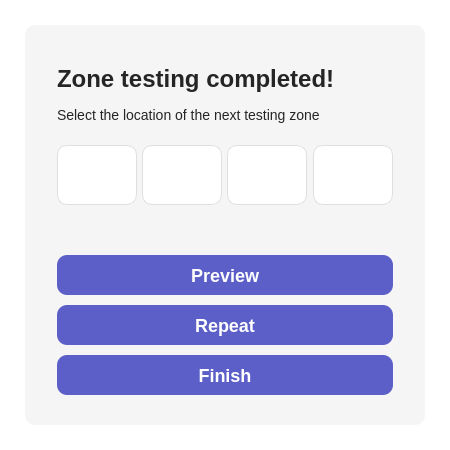
<?xml version="1.0" encoding="UTF-8"?>
<ui version="4.0">
 <class>TrajectoryDialog</class>
 <widget class="QDialog" name="TrajectoryDialog">
  <property name="geometry">
   <rect>
    <x>0</x>
    <y>0</y>
    <width>450</width>
    <height>450</height>
   </rect>
  </property>
  <property name="sizePolicy">
   <sizepolicy hsizetype="Preferred" vsizetype="Preferred">
    <horstretch>0</horstretch>
    <verstretch>0</verstretch>
   </sizepolicy>
  </property>
  <property name="minimumSize">
   <size>
    <width>450</width>
    <height>450</height>
   </size>
  </property>
  <property name="maximumSize">
   <size>
    <width>450</width>
    <height>450</height>
   </size>
  </property>
  <property name="cursor">
   <cursorShape>ArrowCursor</cursorShape>
  </property>
  <property name="tabletTracking">
   <bool>false</bool>
  </property>
  <property name="windowTitle">
   <string>Zone testing completed!</string>
  </property>
  <property name="styleSheet">
   <string notr="true">background: #FFFFFF;
font-family: Segoe UI;

</string>
  </property>
  <widget class="QFrame" name="TrajectoryFrame">
   <property name="geometry">
    <rect>
     <x>25</x>
     <y>25</y>
     <width>400</width>
     <height>400</height>
    </rect>
   </property>
   <property name="styleSheet">
    <string notr="true">QFrame {
	background: #F5F5F5;
	border-radius: 10px;
}</string>
   </property>
   <property name="frameShape">
    <enum>QFrame::StyledPanel</enum>
   </property>
   <property name="frameShadow">
    <enum>QFrame::Raised</enum>
   </property>
   <widget class="QLabel" name="TrajectoryTitle">
    <property name="geometry">
     <rect>
      <x>32</x>
      <y>40</y>
      <width>336</width>
      <height>72</height>
     </rect>
    </property>
    <property name="styleSheet">
     <string notr="true"/>
    </property>
    <property name="text">
     <string>&lt;html&gt;&lt;head/&gt;&lt;body&gt;&lt;p&gt;&lt;span style=&quot; font-size:24px; font-weight:600; color:#252525;&quot;&gt;Zone testing completed!&lt;br/&gt;&lt;/span&gt;&lt;br/&gt;&lt;span style=&quot; font-size:14px; color:#252525;&quot;&gt;Select the location of the next testing zone&lt;br/&gt;&lt;br/&gt;&lt;/span&gt;&lt;/p&gt;&lt;/body&gt;&lt;/html&gt;</string>
    </property>
   </widget>
   <widget class="QPushButton" name="TrajectoryLeftButton">
    <property name="geometry">
     <rect>
      <x>32</x>
      <y>120</y>
      <width>80</width>
      <height>60</height>
     </rect>
    </property>
    <property name="styleSheet">
     <string notr="true">QPushButton {
	border: 1px solid #E1DFDD;
	border-radius: 10px;
}

QPushButton::hover::!pressed {
	background: #E1DFDD;
}

QPushButton::pressed {
	background: #8B8B8B;
}</string>
    </property>
    <property name="text">
     <string/>
    </property>
    <property name="icon">
     <iconset resource="res-rs.qrc">
      <normaloff>:/icons/icons/arrowLeft.svg</normaloff>:/icons/icons/arrowLeft.svg</iconset>
    </property>
    <property name="iconSize">
     <size>
      <width>50</width>
      <height>50</height>
     </size>
    </property>
   </widget>
   <widget class="QPushButton" name="TrajectoryUpButton">
    <property name="geometry">
     <rect>
      <x>117</x>
      <y>120</y>
      <width>80</width>
      <height>60</height>
     </rect>
    </property>
    <property name="styleSheet">
     <string notr="true">QPushButton {
	border: 1px solid #E1DFDD;
	border-radius: 10px;
}

QPushButton::hover::!pressed {
	background: #E1DFDD;
}

QPushButton::pressed {
	background: #8B8B8B;
}</string>
    </property>
    <property name="text">
     <string/>
    </property>
    <property name="icon">
     <iconset resource="res-rs.qrc">
      <normaloff>:/icons/icons/arrowUp.svg</normaloff>:/icons/icons/arrowUp.svg</iconset>
    </property>
    <property name="iconSize">
     <size>
      <width>50</width>
      <height>50</height>
     </size>
    </property>
   </widget>
   <widget class="QPushButton" name="TrajectoryDownButton">
    <property name="geometry">
     <rect>
      <x>202</x>
      <y>120</y>
      <width>80</width>
      <height>60</height>
     </rect>
    </property>
    <property name="styleSheet">
     <string notr="true">QPushButton {
	border: 1px solid #E1DFDD;
	border-radius: 10px;
}

QPushButton::hover::!pressed {
	background: #E1DFDD;
}

QPushButton::pressed {
	background: #8B8B8B;
}</string>
    </property>
    <property name="text">
     <string/>
    </property>
    <property name="icon">
     <iconset resource="res-rs.qrc">
      <normaloff>:/icons/icons/arrowDown.svg</normaloff>:/icons/icons/arrowDown.svg</iconset>
    </property>
    <property name="iconSize">
     <size>
      <width>50</width>
      <height>50</height>
     </size>
    </property>
   </widget>
   <widget class="QPushButton" name="TrajectoryRightButton">
    <property name="geometry">
     <rect>
      <x>288</x>
      <y>120</y>
      <width>80</width>
      <height>60</height>
     </rect>
    </property>
    <property name="styleSheet">
     <string notr="true">QPushButton {
	border: 1px solid #E1DFDD;
	border-radius: 10px;
}

QPushButton::hover::!pressed {
	background: #E1DFDD;
}

QPushButton::pressed {
	background: #8B8B8B;
}</string>
    </property>
    <property name="text">
     <string/>
    </property>
    <property name="icon">
     <iconset resource="res-rs.qrc">
      <normaloff>:/icons/icons/arrowRight.svg</normaloff>:/icons/icons/arrowRight.svg</iconset>
    </property>
    <property name="iconSize">
     <size>
      <width>50</width>
      <height>50</height>
     </size>
    </property>
   </widget>
   <widget class="QPushButton" name="TrajectoryRepeatButton">
    <property name="geometry">
     <rect>
      <x>32</x>
      <y>280</y>
      <width>336</width>
      <height>40</height>
     </rect>
    </property>
    <property name="styleSheet">
     <string notr="true">QPushButton {
	text-align: center;
	color: white;
	font-size: 18px;
	font-weight: 600;
	background: #5B5FC7; 
	border-radius: 10px;
}

QPushButton::hover::!pressed {
	background: #4F52B2;
}

QPushButton::pressed {
	background:  #161987; 
}</string>
    </property>
    <property name="text">
     <string>Repeat</string>
    </property>
   </widget>
   <widget class="QPushButton" name="TrajectoryPreviewButton">
    <property name="geometry">
     <rect>
      <x>32</x>
      <y>230</y>
      <width>336</width>
      <height>40</height>
     </rect>
    </property>
    <property name="styleSheet">
     <string notr="true">QPushButton {
	text-align: center;
	color: white;
	font-size: 18px;
	font-weight: 600;
	background: #5B5FC7; 
	border-radius: 10px;
}

QPushButton::hover::!pressed {
	background: #4F52B2;
}

QPushButton::pressed {
	background:  #161987; 
}</string>
    </property>
    <property name="text">
     <string>Preview</string>
    </property>
   </widget>
   <widget class="QPushButton" name="TrajectoryFinishButton">
    <property name="geometry">
     <rect>
      <x>32</x>
      <y>330</y>
      <width>336</width>
      <height>40</height>
     </rect>
    </property>
    <property name="styleSheet">
     <string notr="true">QPushButton {
	text-align: center;
	color: white;
	font-size: 18px;
	font-weight: 600;
	background: #5B5FC7; 
	border-radius: 10px;
}

QPushButton::hover::!pressed {
	background: #4F52B2;
}

QPushButton::pressed {
	background:  #161987; 
}</string>
    </property>
    <property name="text">
     <string>Finish</string>
    </property>
   </widget>
  </widget>
 </widget>
 <resources>
  <include location="res-rs.qrc"/>
 </resources>
 <connections/>
</ui>
